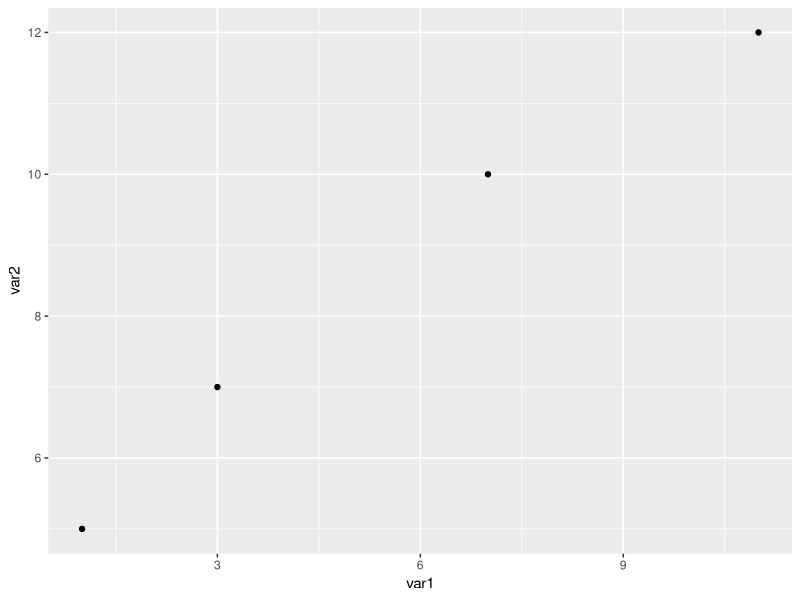
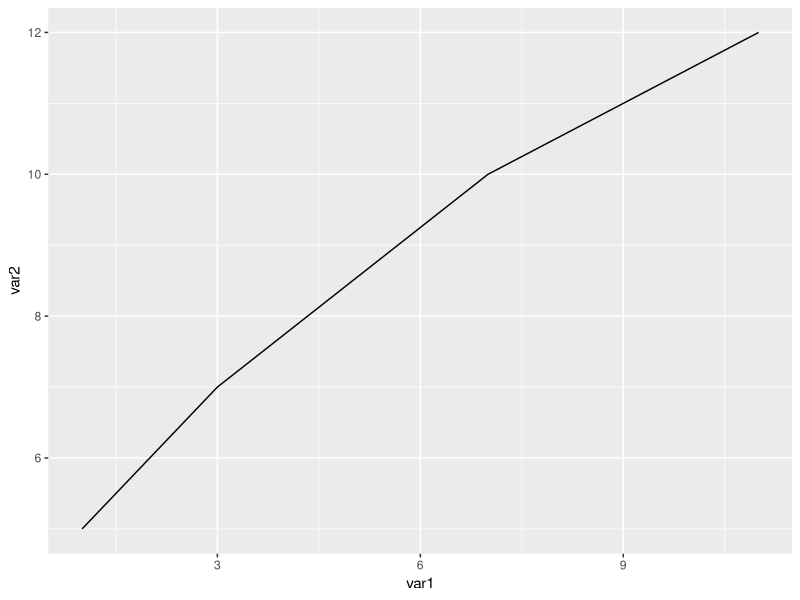
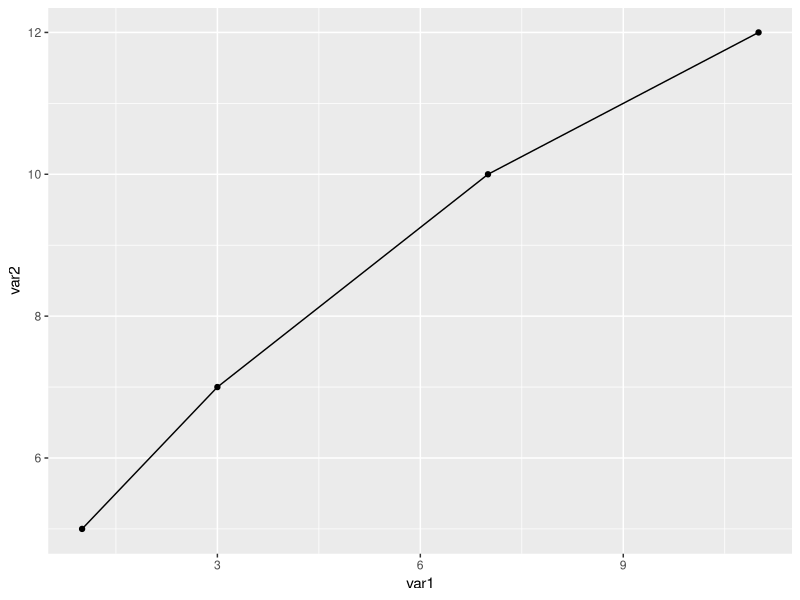
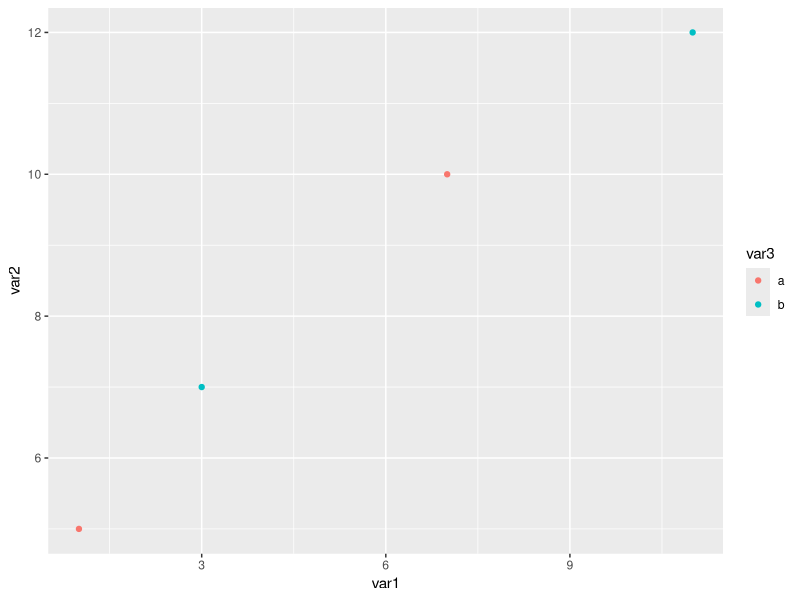

Write the R code that produced these figures, in order.
library(tidyverse)

data_df <- tibble(var1 = c(1, 3, 7, 11),
                  var2 = c(5, 7, 10, 12),
                  var3 = c('a', 'b', 'a', 'b')
)

# A scatterplot of points
ggplot(data_df,
       mapping = aes(x = var1, y = var2)
) + geom_point()

# A line plot
ggplot(data_df,
       mapping = aes(x = var1, y = var2)
) + geom_line()

# A line plot
ggplot(data_df,
       mapping = aes(x = var1, y = var2)
) + geom_line() + geom_point()


# Add a colour mapping as well
ggplot(data_df,
       mapping = aes(x = var1, y = var2, colour = var3)
) + geom_point()
